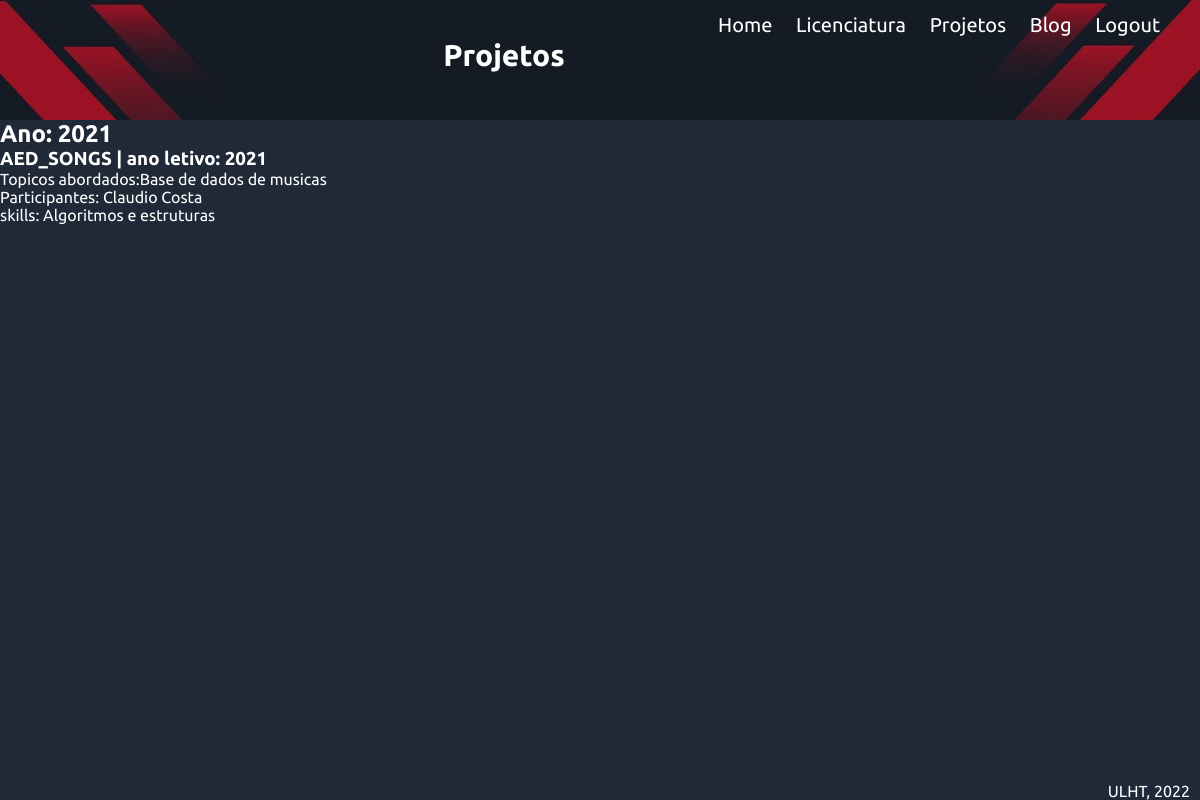
Screenshot of /projetos (signed in) with the database file from the repository.
### portfolio/models.py (models this page shows, shortened)
class Project(models.Model):
    title = models.CharField(max_length=50,default='')
    description = models.CharField(max_length=500)
    year = models.IntegerField(default=0)
    github = models.URLField()
    video_url = models.URLField()
    tech = models.CharField(max_length=200)
    skills = models.CharField(max_length=500)
    participants = models.ForeignKey(Student, on_delete=models.CASCADE)

class Person(models.Model):
    name = models.CharField(max_length=50)
    linkdin = models.URLField()
    class Meta:
        abstract = True
    def __str__(self):
        return self.name

class Student(Person,models.Model):
    portfolio = models.URLField()
    github = models.URLField()

### portfolio/views.py (the view)
# urls.py: path('projetos', views.projects_page_view, name='projetos'),
def projects_page_view(request):
    agora = datetime.datetime.now()
    local = 'Lisboa'
    context = {
        'projects':Project.objects.all(),
    }
    return render(request, 'portfolio/projects.html',context)

### portfolio/templates/portfolio/projects.html (shortened to what this page needs)
{% extends 'portfolio/layout.html' %}
{% block header %}
<div class="welcome-text">Projetos</div>
{% endblock %}
{% block main %}
{% for project in projects %}
<h2>Ano: {{project.year}} </h2>
<div class="subjects-box">
    <div class="subjects-text">
        <h3>{{project.title}} | ano letivo: {{project.year}}</h3>
        <p>Topicos abordados:{{project.description}}</p>
        <p>Participantes: {{project.participants}}</p>
        <p>skills: {{project.skills}}</p>
    </div>
</div>
{% endfor %}
{% endblock %}

### portfolio/static/portfolio/css/estilos.css (style rules this page uses)
* { font-family: 'Ubuntu', sans-serif; box-sizing: border-box; border: 0; margin: 0; padding: 0; }
.welcome-text { font-weight: bold; font-size: 30px; padding-top: 30px; text-align: center; padding-left: 300px; color:white; }
body { background-color:#202938; display: grid; min-height: 100vh; margin: 0; grid-template-rows: auto 1fr auto; grid-template-areas: 'nav' 'main' 'bot'; }

### rows the page displays
Project: year "2021", title "AED_SONGS", description "Base de dados de musicas", participants "Claudio Costa", skills "Algoritmos e estruturas"
